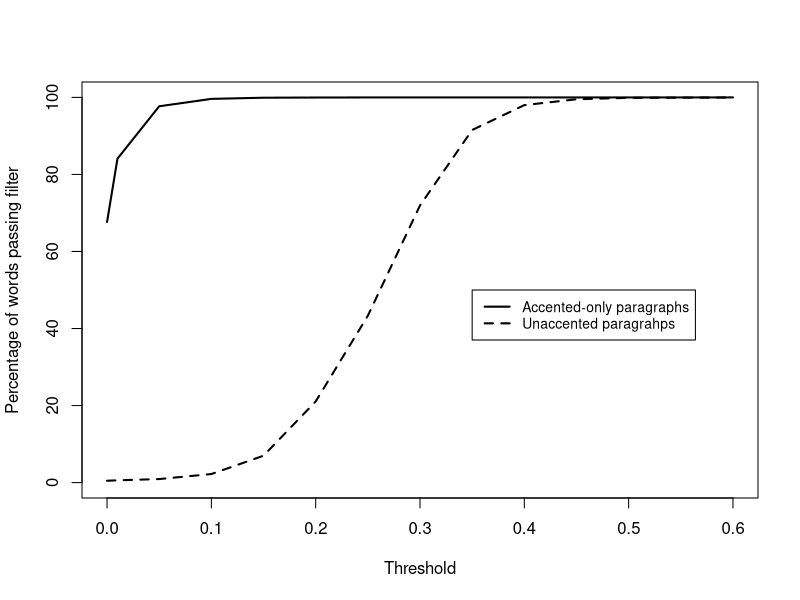

The R script that drew this image:
data <- read.csv("threshold.txt", sep="\t", header=FALSE, col.names=c("Threshold", "Accented", "Unaccented"))
plot(data$Threshold, data$Accented, type="l", lwd="2", lty=1, xlab="Threshold", ylab="Percentage of words passing filter", ylim=c(0,100))
lines(data$Threshold, data$Unaccented, lwd="2", lty=2)
legend(x=0.35, y=50, legend=c("Accented-only paragraphs", "Unaccented paragrahps"), lwd="2", lty=c(1,2), cex=1/1.2)
dev.copy2eps(file="threshold.eps")
